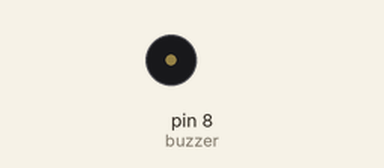
The sketch below on a simulated Arduino Uno, built with avr-gcc and run on an emulated ATmega328P. Parts: 16×12 character LCD, buzzer (waves = sounding, pin HIGH). The local clock reads 2024-03-15 10:24:30 at power-on unless the sketch sets it.

Above: at 0.1 s.
Timing chart, 0 to 3.5 s (numbered marks = the images above):
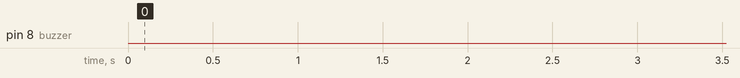

Measured:
- by itself, pin 8 (buzzer): LOW → HIGH at 11.1 s, → LOW 1.0 s later, → HIGH 0.50 s later, → LOW 1.0 s later, … (4 changes in this stretch)

The sketch:

project-bel-sekolah-buzzer-rtc-lcI2C.ino
```cpp
#include <SoftwareSerial.h>
#include <LiquidCrystal_I2C.h>
#include <DS3231.h>
#include <Wire.h>
LiquidCrystal_I2C lcd(0x27, 16, 12);
DS3231 rtc(SDA, SCL);
Time t;
const int buzzer = 8;
int Hour;
int Min;
int Sec;
void setup() {
  pinMode(buzzer, OUTPUT);
  Serial.begin(115200);
  rtc.begin();
  lcd.init();
  lcd.backlight();
  rtc.setDate(25, 5, 2020);
  rtc.setTime(06, 59, 49);
  rtc.setDOW(2);
}
void tampilkan(String atas){
  lcd.clear();
  lcd.setCursor(0, 0);
  lcd.print(atas);
  lcd.setCursor(0, 1);
  lcd.print("Jam: ");
  lcd.setCursor(5, 1);
  lcd.print(rtc.getTimeStr());
  delay(100);
}
void loop() {
  tampilkan(rtc.getDOWStr());
  if(rtc.getDOWStr()=="Tuesday"){
    t = rtc.getTime();
    Hour = t.hour;
    Min = t.min;
    Sec = t.sec;
    if(Hour == 7 && Min == 00 && Sec == 00){
      tampilkan("Jam pelajaran 1");
      digitalWrite(buzzer, HIGH);
      delay(1000);
      digitalWrite(buzzer, LOW);
      delay(500);
      digitalWrite(buzzer, HIGH);
      delay(1000);
      digitalWrite(buzzer, LOW);
    }
  }
}
```
